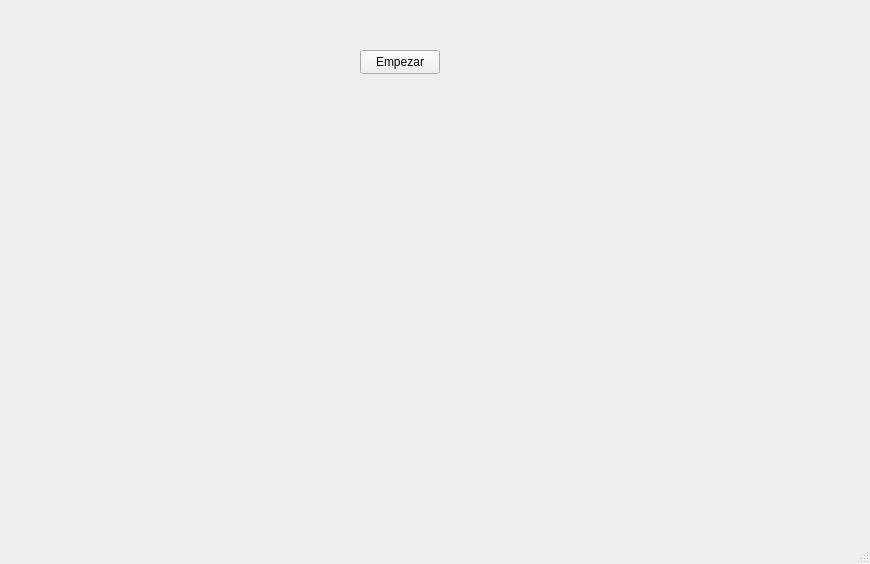
<?xml version="1.0" encoding="UTF-8"?>
<ui version="4.0">
 <class>MainWindow</class>
 <widget class="QMainWindow" name="MainWindow">
  <property name="geometry">
   <rect>
    <x>0</x>
    <y>0</y>
    <width>870</width>
    <height>564</height>
   </rect>
  </property>
  <property name="windowTitle">
   <string>MainWindow</string>
  </property>
  <property name="autoFillBackground">
   <bool>false</bool>
  </property>
  <widget class="QWidget" name="centralwidget">
   <widget class="QPushButton" name="pushButton">
    <property name="geometry">
     <rect>
      <x>360</x>
      <y>50</y>
      <width>80</width>
      <height>24</height>
     </rect>
    </property>
    <property name="text">
     <string>Empezar</string>
    </property>
   </widget>
   <widget class="QLabel" name="label">
    <property name="geometry">
     <rect>
      <x>10</x>
      <y>280</y>
      <width>111</width>
      <height>131</height>
     </rect>
    </property>
    <property name="text">
     <string/>
    </property>
    <property name="pixmap">
     <pixmap>../source/Captura2.PNG</pixmap>
    </property>
    <property name="scaledContents">
     <bool>true</bool>
    </property>
   </widget>
   <widget class="QLabel" name="label_2">
    <property name="geometry">
     <rect>
      <x>120</x>
      <y>410</y>
      <width>111</width>
      <height>101</height>
     </rect>
    </property>
    <property name="text">
     <string/>
    </property>
    <property name="pixmap">
     <pixmap>../source/Captura - copia.PNG</pixmap>
    </property>
    <property name="scaledContents">
     <bool>true</bool>
    </property>
   </widget>
  </widget>
  <widget class="QMenuBar" name="menubar">
   <property name="geometry">
    <rect>
     <x>0</x>
     <y>0</y>
     <width>870</width>
     <height>21</height>
    </rect>
   </property>
  </widget>
  <widget class="QStatusBar" name="statusbar"/>
 </widget>
 <resources/>
 <connections/>
</ui>
